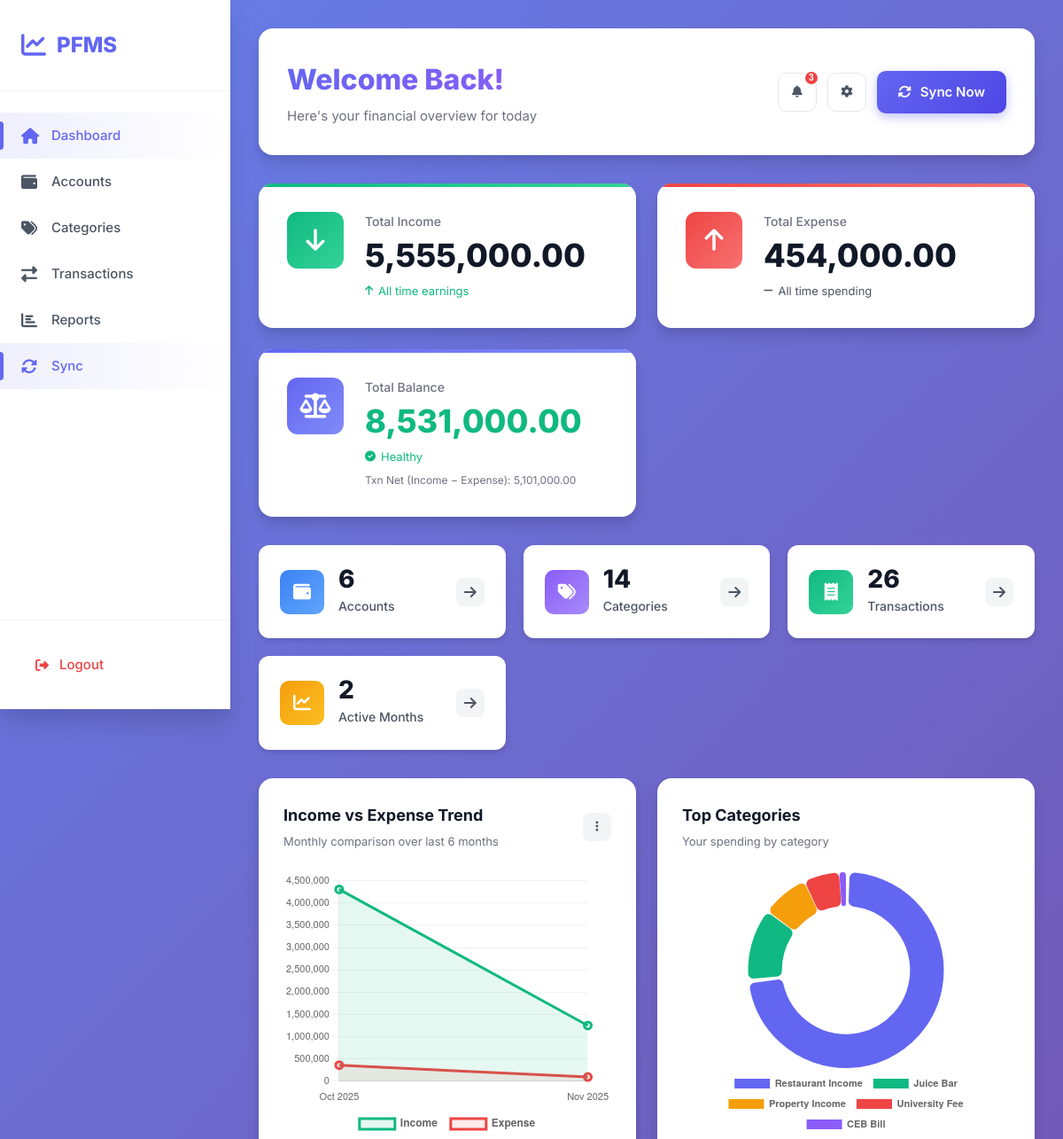
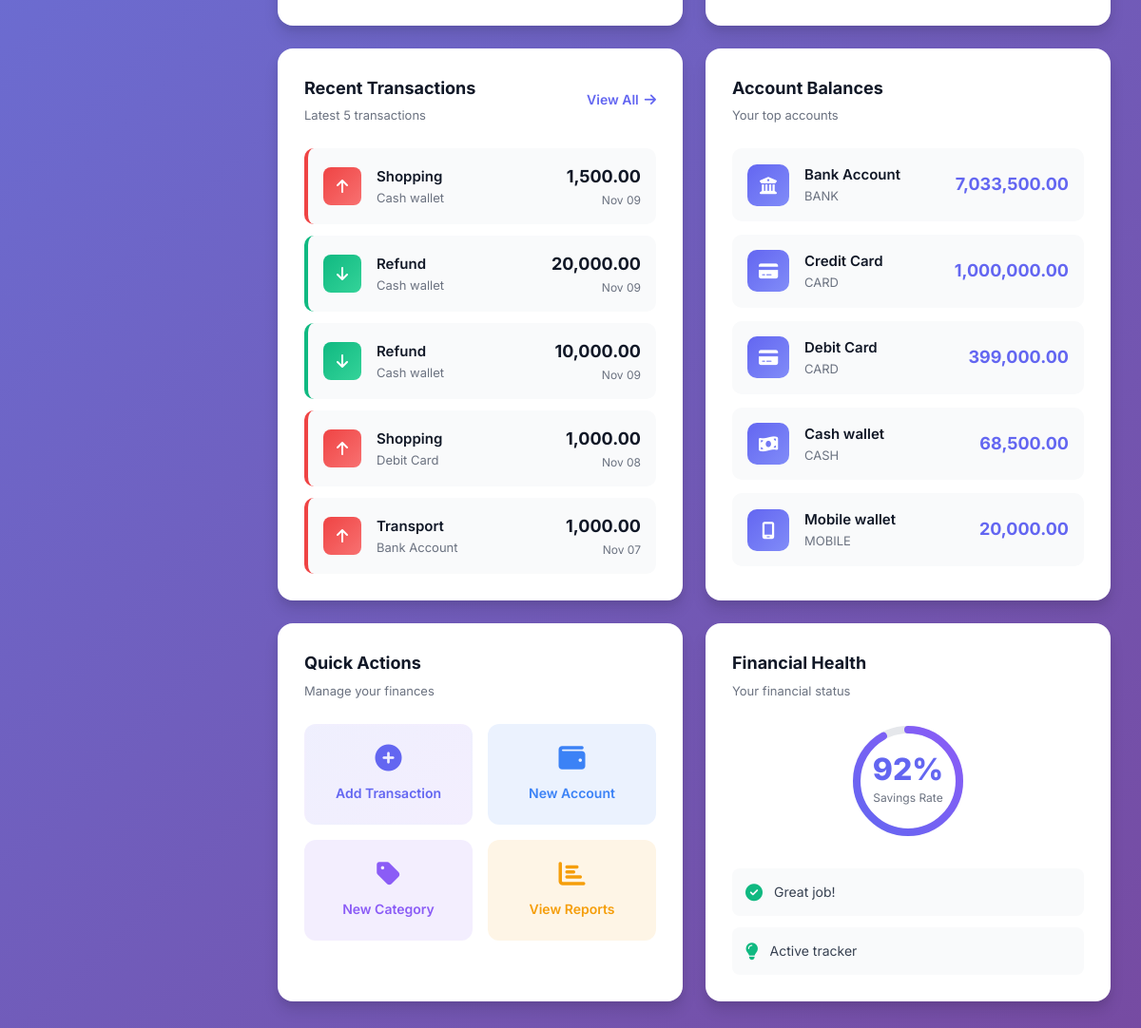
Screenshot of /public/dashboard.php (signed in) with the database file from the repository (2 pictures, top to bottom).
### tables this page shows
CREATE TABLE ACCOUNTS_LOCAL (
  local_account_id  INTEGER PRIMARY KEY AUTOINCREMENT,
  user_local_id     INTEGER NOT NULL,
  server_account_id INTEGER,
  account_name      TEXT NOT NULL,
  account_type      TEXT NOT NULL CHECK(account_type IN ('CASH','BANK','CARD','MOBILE')),
  currency_code     TEXT NOT NULL DEFAULT 'LKR',
  opening_balance   REAL NOT NULL DEFAULT 0,
  is_active         INTEGER NOT NULL DEFAULT 1, -- 1/0
  created_at        TEXT NOT NULL,
  updated_at        TEXT NOT NULL,
  FOREIGN KEY(user_local_id) REFERENCES USERS_LOCAL(local_user_id)
);

### public/dashboard.php (the view, shortened to what the rows shown need)
<?php
function h($x){ return htmlspecialchars((string)$x, ENT_QUOTES, 'UTF-8'); }
$pdo = sqlite();
$uid = isset($_SESSION['uid']) ? (int)$_SESSION['uid'] : 0;
$mapStmt = $pdo->prepare("SELECT server_user_id FROM USERS_LOCAL WHERE local_user_id = ?");
$mapStmt->execute([$uid]);
$serverUid = (int)($mapStmt->fetchColumn() ?: 0);
$oconn = null;
$use_oracle = false;
if ($serverUid > 0) {
    $oconn = @oracle_conn();
}
$recent_transactions = [];
$monthly_data = [];
$top_categories = [];
$accounts = [];
if ($use_oracle) {
    $sql = "
      SELECT
        NVL(SUM(CASE WHEN UPPER(txn_type)='INCOME'  THEN amount ELSE 0 END),0) AS total_income,
        NVL(SUM(CASE WHEN UPPER(txn_type)='EXPENSE' THEN amount ELSE 0 END),0) AS total_expense
      FROM TRANSACTIONS_CLOUD
      WHERE user_server_id = :P_UID
    ";
    $st = oci_parse($oconn, $sql);
    oci_bind_by_name($st, ':P_UID', $serverUid, -1, SQLT_INT);
    oci_execute($st);
    if ($row = oci_fetch_assoc($st)) {
        $row = arr_keys_lower($row);
        $total_income  = (float)$row['total_income'];
        $total_expense = (float)$row['total_expense'];
        $net_balance   = $total_income - $total_expense;
    }
    $sql = "
      SELECT
        t.txn_type,
        t.amount,
        TO_CHAR(t.txn_date, 'YYYY-MM-DD') AS txn_date,
        NVL(c.category_name,'Uncategorized') AS category_name,
        NVL(a.account_name,'Unknown')       AS account_name
      FROM TRANSACTIONS_CLOUD t
      LEFT JOIN CATEGORIES_CLOUD c ON c.server_category_id = t.category_server_id
      LEFT JOIN ACCOUNTS_CLOUD   a ON a.server_account_id  = t.account_server_id
      WHERE t.user_server_id = :P_UID
      ORDER BY t.txn_date DESC, t.server_txn_id DESC
      FETCH FIRST 5 ROWS ONLY
    ";
    $st = oci_parse($oconn, $sql);
    oci_bind_by_name($st, ':P_UID', $serverUid, -1, SQLT_INT);
    oci_execute($st);
    while ($r = oci_fetch_assoc($st)) { $recent_transactions[] = arr_keys_lower($r); }
    $sql = "
      SELECT
        TO_CHAR(t.txn_date,'YYYY-MM') AS month,
        NVL(SUM(CASE WHEN UPPER(t.txn_type)='INCOME'  THEN t.amount ELSE 0 END),0) AS income,
        NVL(SUM(CASE WHEN UPPER(t.txn_type)='EXPENSE' THEN t.amount ELSE 0 END),0) AS expense
      FROM TRANSACTIONS_CLOUD t
      WHERE t.user_server_id = :P_UID
      GROUP BY TO_CHAR(t.txn_date,'YYYY-MM')
      ORDER BY month DESC
      FETCH FIRST 6 ROWS ONLY
    ";
    $st = oci_parse($oconn, $sql);
    oci_bind_by_name($st, ':P_UID', $serverUid, -1, SQLT_INT);
    oci_execute($st);
    $tmp = [];
    while ($r = oci_fetch_assoc($st)) { $tmp[] = arr_keys_lower($r); }
    $monthly_data = array_reverse($tmp);
    $sql = "
      SELECT
        NVL(c.category_name,'Uncategorized') AS category_name,
        NVL(SUM(t.amount),0)                 AS total
      FROM TRANSACTIONS_CLOUD t
      LEFT JOIN CATEGORIES_CLOUD c ON c.server_category_id = t.category_server_id
      WHERE t.user_server_id = :P_UID
      GROUP BY NVL(c.category_name,'Uncategorized')
      ORDER BY total DESC
      FETCH FIRST 5 ROWS ONLY
    ";
    $st = oci_parse($oconn, $sql);
    oci_bind_by_name($st, ':P_UID', $serverUid, -1, SQLT_INT);
    oci_execute($st);
    while ($r = oci_fetch_assoc($st)) { $top_categories[] = arr_keys_lower($r); }
    $sql = "
      SELECT
        a.account_name,
        a.account_type,
        NVL(a.opening_balance,0)
          + NVL(SUM(CASE WHEN UPPER(t.txn_type)='INCOME'  THEN t.amount
                         WHEN UPPER(t.txn_type)='EXPENSE' THEN -t.amount
                         ELSE 0 END),0) AS current_balance
      FROM ACCOUNTS_CLOUD a
      LEFT JOIN TRANSACTIONS_CLOUD t
        ON t.account_server_id = a.server_account_id
       AND t.user_server_id    = a.user_server_id
      WHERE a.user_server_id = :P_UID
        AND NVL(a.is_active,1) = 1
      GROUP BY a.account_name, a.account_type, NVL(a.opening_balance,0)
      ORDER BY current_balance DESC
      FETCH FIRST 5 ROWS ONLY
    ";
    $st = oci_parse($oconn, $sql);
    oci_bind_by_name($st, ':P_UID', $serverUid, -1, SQLT_INT);
    oci_execute($st);
    while ($r = oci_fetch_assoc($st)) { $accounts[] = arr_keys_lower($r); }
    $sql = "
      SELECT SUM(opening_balance + NVL(inc,0) - NVL(exp,0)) AS total_balance
      FROM (
        SELECT
          a.server_account_id,
          NVL(a.opening_balance,0) AS opening_balance,
          SUM(CASE WHEN UPPER(t.txn_type)='INCOME'  THEN t.amount ELSE 0 END) AS inc,
          SUM(CASE WHEN UPPER(t.txn_type)='EXPENSE' THEN t.amount ELSE 0 END) AS exp
        FROM ACCOUNTS_CLOUD a
        LEFT JOIN TRANSACTIONS_CLOUD t
          ON t.account_server_id = a.server_account_id
         AND t.user_server_id    = a.user_server_id
        WHERE a.user_server_id = :P_UID
          AND NVL(a.is_active,1) = 1
        GROUP BY a.server_account_id, NVL(a.opening_balance,0)
      )
    ";
    $st = oci_parse($oconn, $sql);
    oci_bind_by_name($st, ':P_UID', $serverUid, -1, SQLT_INT);
    oci_execute($st);
    if ($r = oci_fetch_assoc($st)) {
      $total_balance = (float)$r['TOTAL_BALANCE'];
    }
} else {
    $monthly = $pdo->prepare("
      SELECT
        strftime('%Y-%m', txn_date) as month,
        SUM(CASE WHEN txn_type='INCOME' THEN amount ELSE 0 END) as income,
        SUM(CASE WHEN txn_type='EXPENSE' THEN amount ELSE 0 END) as expense
      FROM TRANSACTIONS_LOCAL
      WHERE user_local_id = ?
      GROUP BY strftime('%Y-%m', txn_date)
      ORDER BY month DESC
      LIMIT 6
    ");
    $monthly->execute([$uid]);
    $monthly_data = array_reverse($monthly->fetchAll(PDO::FETCH_ASSOC));
    $cat_breakdown = $pdo->prepare("
      SELECT c.category_name, SUM(t.amount) as total
      FROM TRANSACTIONS_LOCAL t
      JOIN CATEGORIES_LOCAL c ON t.category_local_id = c.local_category_id
      WHERE t.user_local_id = ?
      GROUP BY c.local_category_id
      ORDER BY total DESC
      LIMIT 5
    ");
    $cat_breakdown->execute([$uid]);
    $top_categories = $cat_breakdown->fetchAll(PDO::FETCH_ASSOC);
    $acc_balances = $pdo->prepare("
      SELECT account_name, current_balance, account_type
      FROM V_ACCOUNT_BALANCES
      WHERE user_local_id = ? AND is_active = 1
      ORDER BY current_balance DESC
      LIMIT 5
    ");
    $acc_balances->execute([$uid]);
    $accounts = $acc_balances->fetchAll(PDO::FETCH_ASSOC);
}
?>
<!doctype html>
<html lang="en">
<head>
  <link rel="stylesheet" href="https://cdnjs.cloudflare.com/ajax/libs/font-awesome/6.4.0/css/all.min.css">
  <link rel="stylesheet" href="dashboard.css">
</head>
<body>
<div class="app-container">
  <main class="main-content">
    <div class="welcome-header">
      <div class="welcome-text">
        <h1>Welcome Back!</h1>
      </div>
    </div>
    <div class="dashboard-grid">
      <?php if (!empty($accounts)): ?>
      <div class="dashboard-card">
        <div class="card-body">
          <div class="account-list">
            <?php foreach($accounts as $acc): ?>
            <div class="account-item">
              <div class="acc-icon">
                <?php
                  $icon = 'wallet';
                  $t = strtoupper((string)($acc['account_type'] ?? ''));
                  if ($t === 'BANK')   $icon = 'building-columns';
                  if ($t === 'CARD')   $icon = 'credit-card';
                  if ($t === 'CASH')   $icon = 'money-bill-wave';
                  if ($t === 'MOBILE') $icon = 'mobile-screen';
                ?>
                <i class="fas fa-<?= $icon ?>"></i>
              </div>
              <div class="acc-details">
                <span class="acc-name"><?= h($acc['account_name']) ?></span>
                <span class="acc-type"><?= h($acc['account_type'] ?? '') ?></span>
              </div>
              <span class="acc-balance"><?= number_format((float)$acc['current_balance'], 2) ?></span>
            </div>
            <?php endforeach; ?>
          </div>
        </div>
      </div>
      <?php endif; ?>
    </div>
  </main>
</div>
<script>
<?php if (!empty($monthly_data)): ?>
// Income vs Expense Chart
const monthlyLabels = <?= json_encode(array_map(function($d) {
  return date('M Y', strtotime(($d['month'] ?? '') . '-01'));
}, $monthly_data)) ?>;
const incomeData = <?= json_encode(array_map(fn($d)=>(float)$d['income'], $monthly_data)) ?>;
const expenseData = <?= json_encode(array_map(fn($d)=>(float)$d['expense'], $monthly_data)) ?>;
new Chart(document.getElementById('incomeExpenseChart'), {
  type: 'line',
  data: {
    labels: monthlyLabels,
    datasets: [
      {
        label: 'Income',
        data: incomeData,
        borderColor: '#10b981',
        backgroundColor: 'rgba(16, 185, 129, 0.1)',
        tension: 0.4,
        fill: true,
        borderWidth: 3,
        pointRadius: 4,
        pointHoverRadius: 6
      },
      {
        label: 'Expense',
        data: expenseData,
        borderColor: '#ef4444',
        backgroundColor: 'rgba(239, 68, 68, 0.1)',
        tension: 0.4,
        fill: true,
        borderWidth: 3,
        pointRadius: 4,
        pointHoverRadius: 6
      }
    ]
  },
  options: {
    responsive: true,
    maintainAspectRatio: false,
    plugins: {
      legend: {
        position: 'bottom',
        labels: { padding: 15, font: { size: 12, weight: '600' } }
      },
      tooltip: {
        backgroundColor: 'rgba(15, 23, 42, 0.95)',
        padding: 12,
        borderRadius: 8
      }
    },
    scales: {
      y: {
        beginAtZero: true,
        grid: { color: 'rgba(0,0,0,0.05)' },
        ticks: { font: { size: 11 } }
      },
      x: {
        grid: { display: false },
        ticks: { font: { size: 11 } }
      }
    }
  }
});
<?php endif; ?>
<?php if (!empty($top_categories)): ?>
// Category Chart
const categoryLabels = <?= json_encode(array_map(fn($r)=>$r['category_name'], $top_categories)) ?>;
const categoryData = <?= json_encode(array_map(fn($r)=>(float)$r['total'], $top_categories)) ?>;
const categoryColors = ['#6366f1', '#10b981', '#f59e0b', '#ef4444', '#8b5cf6'];
new Chart(document.getElementById('categoryChart'), {
  type: 'doughnut',
  data: {
    labels: categoryLabels,
    datasets: [{
      data: categoryData,
      backgroundColor: categoryColors,
      borderWidth: 0,
      borderRadius: 6,
      spacing: 3
    }]
  },
  options: {
    responsive: true,
    maintainAspectRatio: false,
    plugins: {
      legend: {
        position: 'bottom',
        labels: { padding: 12, font: { size: 11, weight: '600' } }
      }
    },
    cutout: '65%'
  }
});
<?php endif; ?>
</script>
</body>
</html>

### rows the page displays
accounts_local: account_name "Bank Account", account_type "BANK", current_balance "7,033,500.00"
accounts_local: account_name "Credit Card", account_type "CARD", current_balance "1,000,000.00"
accounts_local: account_name "Debit Card", account_type "CARD", current_balance "399,000.00"
accounts_local: account_name "Cash wallet", account_type "CASH", current_balance "68,500.00"
accounts_local: account_name "Mobile wallet", account_type "MOBILE", current_balance "20,000.00"

### other values shown
$total_income "5,555,000.00"
$total_expense "454,000.00"
$total_balance "8,531,000.00"
$net_balance "5,101,000.00"
$acc_count "6"
$cat_count "14"
$txn_count "26"
count($monthly_data) "2"
$t['category_name'] "Shopping"
$t['account_name'] "Cash wallet"
$t['amount'] "1,500.00"
date('M d', strtotime((string)$t['txn_date'])) "Nov 09"
$t['category_name'] "Refund"
$t['amount'] "20,000.00"
$t['amount'] "10,000.00"
